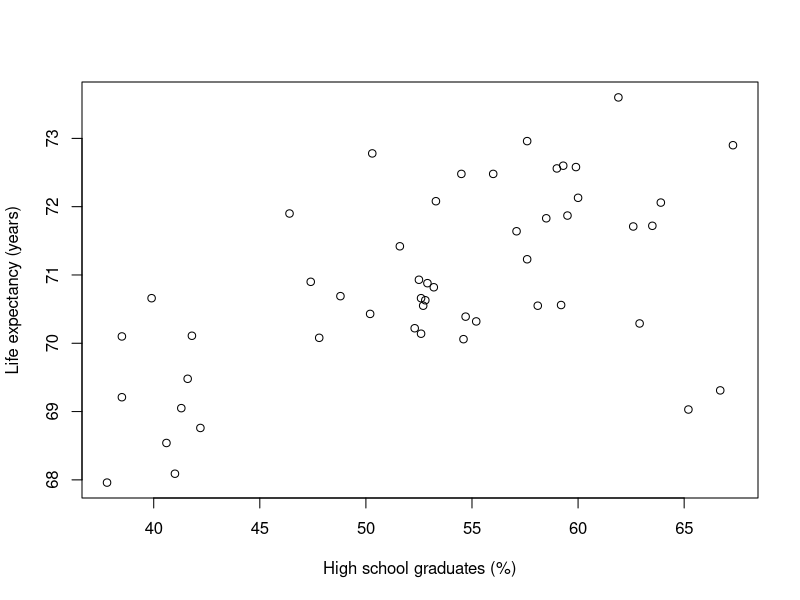

Source code (R):

head(USJudgeRatings)

colMeans(USJudgeRatings)

judges.scaled <- scale(USJudgeRatings)

head(judges.scaled)

head(sort(rowSums(judges.scaled), decreasing = TRUE))

# if you don't have the nlme library, uncomment the line below and run the install command
# install.packages("nlme")

library("nlme")
scores <- data.frame(bdf)
head(scores)

bigclass <- ifelse(scores$classsiz>=25, 1, 0) # marking a "large" class if it has 25+ students
scores <- cbind(scores, bigclass) # adding the column back to the data frame
head(scores[,c("langPOST", "bigclass")])

tapply(scores$langPOST, scores$bigclass, mean)

t.test(langPOST ~ bigclass, data=scores)

t.test(langPOST ~ sex, data=scores)

denom <- factor(scores$denomina, labels=(c("public","Protestant","Catholic","non-denom")))

round(tapply(scores$langPOST, denom, mean), digits=2)

aov.denom <- aov(langPOST ~ factor(denomina), data=scores)
summary(aov.denom)

pairwise.t.test(scores$langPOST, denom, p.adj="holm")

statedata <- data.frame(state.x77)
head(statedata)

plot(Life.Exp ~ HS.Grad, data = statedata, xlab = "High school graduates (%)", ylab = "Life expectancy (years)")

hs_le_model <- lm(Life.Exp ~ HS.Grad, data = statedata)

summary(hs_le_model)

multi_model <- lm(Life.Exp ~ HS.Grad + Murder + Illiteracy, data = statedata)

summary(multi_model)

statedata$Life.Exp_predicted <- predict(multi_model)
statedata$residual <- residuals(multi_model)
head(
    statedata[
        order(statedata$residual, decreasing = TRUE),
        c('HS.Grad','Murder','Illiteracy','Life.Exp','Life.Exp_predicted','residual')
    ]
)

# save the R data into a new variable
titanic <- data.frame(Titanic)
head(titanic[order(titanic$Freq, decreasing = TRUE),])

# drop all the rows with a frequency of 0
titanic <- titanic[titanic$Freq != 0,]
# replicate each line as many times as the "Freq" column calls for
# also, drop the "Freq" column
titanic_long <- titanic[,c(1,2,3,4)][rep(seq_len(dim(titanic)[1]), titanic$Freq),]
# confirm that we now have a row for every passenger, which matches the sum of "Freq"
print(c(nrow(titanic_long), sum(titanic$Freq)))

head(titanic_long)

str(titanic_long)

titanic_model <- glm(
    Survived ~ Class + Sex + Age,
    data = titanic_long,
    family = 'binomial'
)

summary(titanic_model)

table(titanic_long$Age, titanic_long$Survived)

child_risk <- 57 / (57 + 52)
child_risk

adult_risk <- 654 / (654 + 1438)
adult_risk

child_risk / adult_risk
